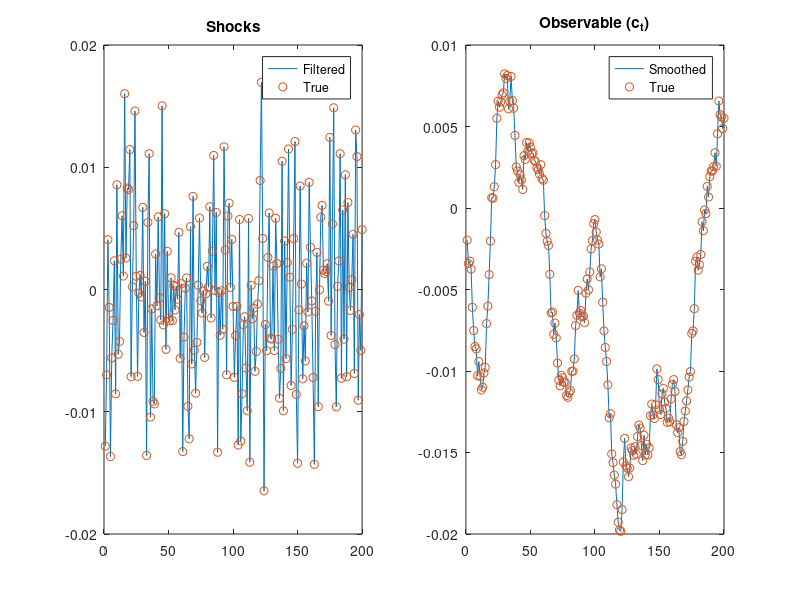

Here is the MATLAB script that generated this plot: (Note: this script raises an error after producing the figure.)
% Course: Bayesian Techniques in Macroeconomics (2026-2027)
% Instructor: Gauthier Vermandel
% Institution: Universite Paris-Dauphine PSL
%
%%% 
%%% New Classical Growth Model
%%% gauthier@vermandel.fr
%%% DSGE course @dauphine
%%% Solution by hand of the RBC model


% number of endogenous
endo_nbr = 3;
% number of exogenous
exo_nbr  = 1;
% number of simulations
Tsim	 = 200;

% Calibration
alpha		= 0.40;				% capital share in production 
beta    	= 0.99;				% discount factor
delta    	= 0.025;			% depreciation rate
rho_A		= 0.85;				% shock autocorrelation


% steady states
Kss			= ((1/beta-(1-delta))/alpha)^(1/(alpha-1));
Css			= Kss^alpha - delta*Kss;

% shock covariance
Q = .007^2;


%%% Solve the model
%% extract parameters
k1 = Kss^(alpha-1);
k2 = Kss^(alpha-1)*alpha+(1-delta);
k3 = Css/Kss;
c1 = beta*alpha*Kss^(alpha-1);
c2 = beta*alpha*Kss^(alpha-1)*(alpha-1);
%% Get closed-form solution of the form:
% x(t) = F*x(t-1) + G*e(t)
% 1) Compute matrix F:
% find roots of the equation - roots([A*x^2 B*x C])
Fcs = roots([-k3 (-1+k3*c2+k2) -k2*c2]);
% pick the stable one
Fc 	= Fcs((Fcs<1) & (Fcs>0));
Fk = k2 - k3*Fc;
% 2) Compute matrix G:
Gc = ((Fc-c2)*k1-c1*rho_A)/((Fc-c2)*k3+1-rho_A);
Gk = k1-k3*Gc;

% build model's matrices
% x = [ k, a, c]'
F = [ 	Fk,	Gk*rho_A,	0;
		0,	rho_A,		0;
		Fc,	Gc*rho_A,	0];
G = [ Gk;	1;	Gc];

%% Simulate the model
x_ = zeros(endo_nbr,Tsim+1);
e_ = randn(exo_nbr,Tsim)*chol(Q);
for t = 2:(Tsim+1)
	x_(:,t) = F*x_(:,t-1)+G*e_(t-1);
end
% remove initial period of all zeros
x_ = x_(:,2:end);


% let us assume that we only observe consumption
% selection matrix pick third variables of x:
H = [0 0 1];
% that satisfies:
y_obs = H *x_;

%% Apply inversion filter
x_hat = zeros(endo_nbr,Tsim+1);
e_hat = zeros(exo_nbr,Tsim+1);
for t = 2:(Tsim+1)
	% invert the model
	e_hat(:,t) = (H*G)\(y_obs(:,t-1)-H*F*x_hat(:,t-1));
	% feed the model with new shock
	x_hat(:,t) = F*x_hat(:,t-1)+G*e_hat(:,t);
end
% remove initial period
e_hat = e_hat(:,2:end);
x_hat = x_hat(:,2:end);

% compare
figure;
subplot(1,2,1)
plot(1:Tsim,e_hat,1:Tsim,e_,'o')
title('Shocks')
legend('Filtered','True')
subplot(1,2,2)
plot(1:Tsim,H*x_hat,1:Tsim,H*x_,'o')
title('Observable (c_{t})')
legend('Smoothed','True')



% Suppose now that we want to estimate 
% the covariance of error Sige

T = length(e_hat);
% The likelihood function reads as follows:
llk = @(x) -( -T/2*log(2*pi*x(1))  -1/(2*x(1))*(e_hat*e_hat'));

% Maximum likelihood estimation
% use fmincon to estimate theta
theta0 = 0.01; % initial guess e
theta_MLE = fmincon(llk,theta0,[],[],[],[],1e-8);
disp(['Estimated standard deviation of errors is ' num2str(sqrt(theta_MLE))])
